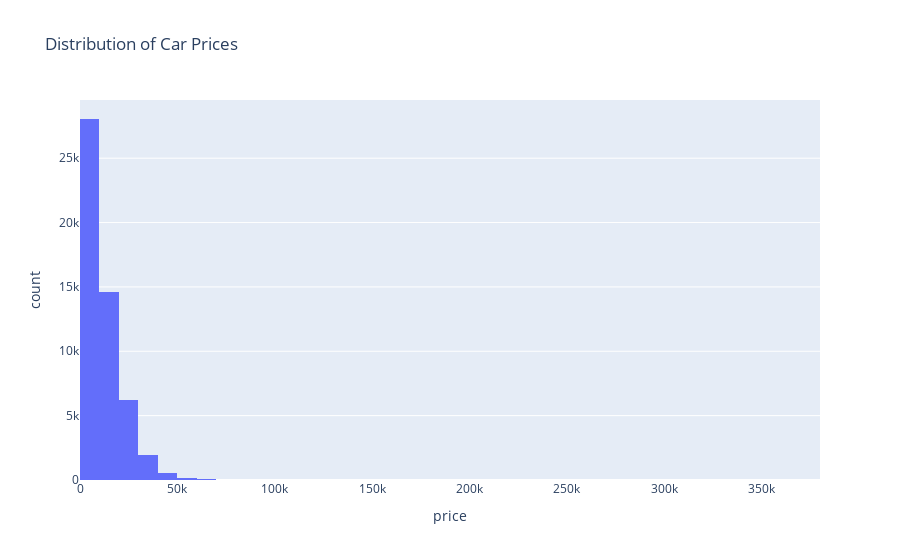

The notebook cell saved with this chart:
### Code cell
fig_price = px.histogram(df, x='price', nbins=50, title='Distribution of Car Prices')
fig_price.show()

### Figure 1 — Plotly figure (JSON) as saved in the notebook; plotly's stock layout.template omitted (floating-point values rounded to 4 significant figures; data arrays with more than 128 entries replaced by an {"elided": "..."} marker saying what was removed)
{"data": [{"bingroup": "x", "hovertemplate": "price=%{x}<br>count=%{y}<extra></extra>", "legendgroup": "", "marker": {"color": "#636efa", "pattern": {"shape": ""}}, "name": "", "nbinsx": 50, "orientation": "v", "showlegend": false, "type": "histogram", "x": {"elided": "51525 int values"}, "xaxis": "x", "yaxis": "y"}], "layout": {"barmode": "relative", "legend": {"tracegroupgap": 0}, "title": {"text": "Distribution of Car Prices"}, "xaxis": {"anchor": "y", "domain": [0, 1], "title": {"text": "price"}}, "yaxis": {"anchor": "x", "domain": [0, 1], "title": {"text": "count"}}}}
